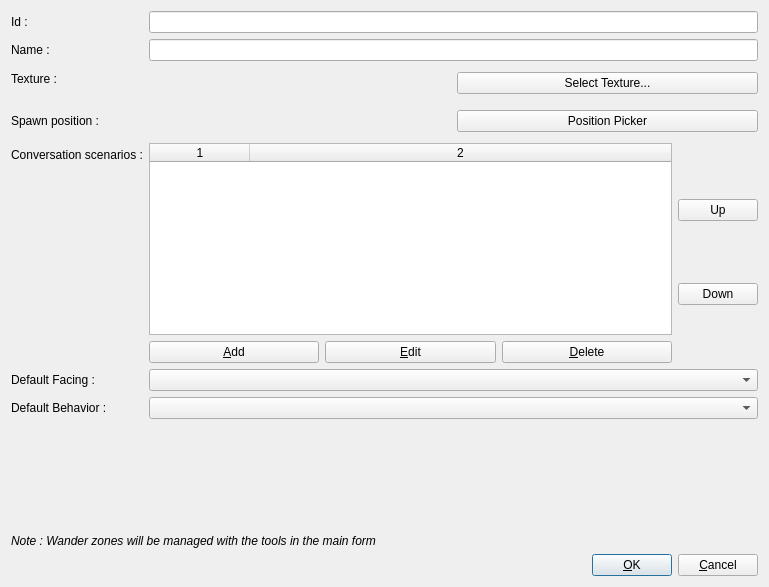
<?xml version="1.0" encoding="UTF-8"?>
<ui version="4.0">
 <class>editNPCFormClass</class>
 <widget class="QDialog" name="editNPCFormClass">
  <property name="geometry">
   <rect>
    <x>0</x>
    <y>0</y>
    <width>769</width>
    <height>587</height>
   </rect>
  </property>
  <property name="minimumSize">
   <size>
    <width>433</width>
    <height>160</height>
   </size>
  </property>
  <property name="maximumSize">
   <size>
    <width>16777215</width>
    <height>16777215</height>
   </size>
  </property>
  <property name="baseSize">
   <size>
    <width>0</width>
    <height>0</height>
   </size>
  </property>
  <property name="windowTitle">
   <string>Edit NPC</string>
  </property>
  <layout class="QVBoxLayout" name="verticalLayout">
   <item>
    <layout class="QFormLayout" name="formLayout_3">
     <item row="0" column="0">
      <widget class="QLabel" name="labelId">
       <property name="text">
        <string>Id :</string>
       </property>
      </widget>
     </item>
     <item row="0" column="1">
      <layout class="QHBoxLayout" name="horizontalLayout_2">
       <item>
        <widget class="QLineEdit" name="lineEditId"/>
       </item>
      </layout>
     </item>
     <item row="1" column="0">
      <widget class="QLabel" name="labelName">
       <property name="text">
        <string>Name : </string>
       </property>
      </widget>
     </item>
     <item row="1" column="1">
      <widget class="QLineEdit" name="lineEditName"/>
     </item>
     <item row="3" column="0">
      <widget class="QLabel" name="labelTexturePicker">
       <property name="text">
        <string>Texture : </string>
       </property>
      </widget>
     </item>
     <item row="3" column="1">
      <layout class="QHBoxLayout" name="horizontalLayout_3">
       <item>
        <widget class="QLabel" name="labelNPCTexture">
         <property name="minimumSize">
          <size>
           <width>32</width>
           <height>32</height>
          </size>
         </property>
         <property name="text">
          <string/>
         </property>
        </widget>
       </item>
       <item>
        <widget class="QPushButton" name="pushButtonSelectTexture">
         <property name="text">
          <string>Select Texture...</string>
         </property>
         <property name="icon">
          <iconset resource="../res/global.qrc">
           <normaloff>:/texture.png</normaloff>:/texture.png</iconset>
         </property>
         <property name="iconSize">
          <size>
           <width>24</width>
           <height>24</height>
          </size>
         </property>
        </widget>
       </item>
      </layout>
     </item>
     <item row="5" column="0">
      <widget class="QLabel" name="labelSpawnPosition">
       <property name="minimumSize">
        <size>
         <width>0</width>
         <height>32</height>
        </size>
       </property>
       <property name="text">
        <string>Spawn position :</string>
       </property>
       <property name="alignment">
        <set>Qt::AlignRight|Qt::AlignTrailing|Qt::AlignVCenter</set>
       </property>
      </widget>
     </item>
     <item row="5" column="1">
      <layout class="QHBoxLayout" name="horizontalLayout_4">
       <item>
        <widget class="QLabel" name="labelSpawnPositionValue">
         <property name="minimumSize">
          <size>
           <width>32</width>
           <height>32</height>
          </size>
         </property>
         <property name="text">
          <string/>
         </property>
        </widget>
       </item>
       <item>
        <widget class="QPushButton" name="pushButtonSpawnPositionPicker">
         <property name="text">
          <string>Position Picker</string>
         </property>
         <property name="icon">
          <iconset resource="../res/global.qrc">
           <normaloff>:/spawnPositionPickerTool.png</normaloff>:/spawnPositionPickerTool.png</iconset>
         </property>
         <property name="iconSize">
          <size>
           <width>24</width>
           <height>24</height>
          </size>
         </property>
        </widget>
       </item>
      </layout>
     </item>
     <item row="8" column="0">
      <widget class="QLabel" name="labelDefaultFacing">
       <property name="text">
        <string>Default Facing :</string>
       </property>
      </widget>
     </item>
     <item row="8" column="1">
      <widget class="QComboBox" name="comboBoxDefaultFacing"/>
     </item>
     <item row="10" column="0">
      <widget class="QLabel" name="labelDefaultBehavior">
       <property name="text">
        <string>Default Behavior : </string>
       </property>
      </widget>
     </item>
     <item row="10" column="1">
      <widget class="QComboBox" name="comboBoxDefaultBehavior"/>
     </item>
     <item row="6" column="1">
      <layout class="QHBoxLayout" name="horizontalLayout_6">
       <item>
        <layout class="QVBoxLayout" name="verticalLayout_2">
         <item>
          <widget class="QTableWidget" name="tableWidgetConvScenarios">
           <property name="editTriggers">
            <set>QAbstractItemView::NoEditTriggers</set>
           </property>
           <property name="selectionMode">
            <enum>QAbstractItemView::SingleSelection</enum>
           </property>
           <property name="selectionBehavior">
            <enum>QAbstractItemView::SelectRows</enum>
           </property>
           <property name="columnCount">
            <number>2</number>
           </property>
           <attribute name="horizontalHeaderStretchLastSection">
            <bool>true</bool>
           </attribute>
           <attribute name="verticalHeaderVisible">
            <bool>false</bool>
           </attribute>
           <column/>
           <column/>
          </widget>
         </item>
         <item>
          <layout class="QHBoxLayout" name="horizontalLayout_5">
           <item>
            <widget class="QPushButton" name="pushButtonAddConvScenario">
             <property name="text">
              <string>&amp;Add</string>
             </property>
             <property name="icon">
              <iconset resource="../res/global.qrc">
               <normaloff>:/commonEditor.UI/res/gtk-add.svg</normaloff>:/commonEditor.UI/res/gtk-add.svg</iconset>
             </property>
            </widget>
           </item>
           <item>
            <widget class="QPushButton" name="pushButtonEditConvScenario">
             <property name="text">
              <string>&amp;Edit</string>
             </property>
             <property name="icon">
              <iconset resource="../res/global.qrc">
               <normaloff>:/commonEditor.UI/res/gtk-edit.svg</normaloff>:/commonEditor.UI/res/gtk-edit.svg</iconset>
             </property>
            </widget>
           </item>
           <item>
            <widget class="QPushButton" name="pushButtonDeleteConvScenario">
             <property name="text">
              <string>&amp;Delete</string>
             </property>
             <property name="icon">
              <iconset resource="../res/global.qrc">
               <normaloff>:/commonEditor.UI/res/gtk-delete.svg</normaloff>:/commonEditor.UI/res/gtk-delete.svg</iconset>
             </property>
            </widget>
           </item>
          </layout>
         </item>
        </layout>
       </item>
       <item>
        <layout class="QVBoxLayout" name="verticalLayout_3">
         <item>
          <widget class="QPushButton" name="pushButtonMoveUp">
           <property name="text">
            <string>Up</string>
           </property>
          </widget>
         </item>
         <item>
          <widget class="QPushButton" name="pushButtonMoveDown">
           <property name="text">
            <string>Down</string>
           </property>
          </widget>
         </item>
        </layout>
       </item>
      </layout>
     </item>
     <item row="6" column="0">
      <widget class="QLabel" name="labelConversationScenarios">
       <property name="text">
        <string>Conversation scenarios :</string>
       </property>
      </widget>
     </item>
    </layout>
   </item>
   <item>
    <spacer name="verticalSpacer">
     <property name="orientation">
      <enum>Qt::Vertical</enum>
     </property>
     <property name="sizeHint" stdset="0">
      <size>
       <width>20</width>
       <height>40</height>
      </size>
     </property>
    </spacer>
   </item>
   <item>
    <widget class="QLabel" name="labelWanderZoneNote">
     <property name="font">
      <font>
       <italic>true</italic>
      </font>
     </property>
     <property name="text">
      <string>Note : Wander zones will be managed with the tools in the main form</string>
     </property>
    </widget>
   </item>
   <item>
    <layout class="QHBoxLayout" name="horizontalLayout">
     <item>
      <spacer name="horizontalSpacer">
       <property name="orientation">
        <enum>Qt::Horizontal</enum>
       </property>
       <property name="sizeHint" stdset="0">
        <size>
         <width>40</width>
         <height>20</height>
        </size>
       </property>
      </spacer>
     </item>
     <item>
      <widget class="QPushButton" name="pushButtonOK">
       <property name="text">
        <string>&amp;OK</string>
       </property>
       <property name="icon">
        <iconset resource="../res/global.qrc">
         <normaloff>:/commonEditor.UI/res/dialog-ok.svg</normaloff>:/commonEditor.UI/res/dialog-ok.svg</iconset>
       </property>
       <property name="autoDefault">
        <bool>false</bool>
       </property>
       <property name="default">
        <bool>true</bool>
       </property>
      </widget>
     </item>
     <item>
      <widget class="QPushButton" name="pushButtonCancel">
       <property name="text">
        <string>&amp;Cancel</string>
       </property>
       <property name="icon">
        <iconset resource="../res/global.qrc">
         <normaloff>:/commonEditor.UI/res/dialog-close.svg</normaloff>:/commonEditor.UI/res/dialog-close.svg</iconset>
       </property>
      </widget>
     </item>
    </layout>
   </item>
  </layout>
 </widget>
 <tabstops>
  <tabstop>lineEditId</tabstop>
  <tabstop>lineEditName</tabstop>
  <tabstop>pushButtonSelectTexture</tabstop>
  <tabstop>pushButtonSpawnPositionPicker</tabstop>
  <tabstop>tableWidgetConvScenarios</tabstop>
  <tabstop>pushButtonAddConvScenario</tabstop>
  <tabstop>pushButtonEditConvScenario</tabstop>
  <tabstop>pushButtonDeleteConvScenario</tabstop>
  <tabstop>pushButtonMoveUp</tabstop>
  <tabstop>pushButtonMoveDown</tabstop>
  <tabstop>comboBoxDefaultFacing</tabstop>
  <tabstop>comboBoxDefaultBehavior</tabstop>
  <tabstop>pushButtonOK</tabstop>
  <tabstop>pushButtonCancel</tabstop>
 </tabstops>
 <resources>
  <include location="../res/global.qrc"/>
 </resources>
 <connections/>
</ui>
